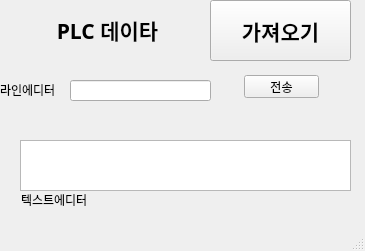
<?xml version="1.0" encoding="UTF-8"?>
<ui version="4.0">
 <class>MainWindow</class>
 <widget class="QMainWindow" name="MainWindow">
  <property name="geometry">
   <rect>
    <x>0</x>
    <y>0</y>
    <width>365</width>
    <height>251</height>
   </rect>
  </property>
  <property name="windowTitle">
   <string>MainWindow</string>
  </property>
  <widget class="QWidget" name="centralwidget">
   <widget class="QLabel" name="label">
    <property name="geometry">
     <rect>
      <x>17</x>
      <y>4</y>
      <width>181</width>
      <height>51</height>
     </rect>
    </property>
    <property name="font">
     <font>
      <family>Agency FB</family>
      <pointsize>16</pointsize>
      <weight>75</weight>
      <bold>true</bold>
     </font>
    </property>
    <property name="text">
     <string>PLC 데이타</string>
    </property>
    <property name="alignment">
     <set>Qt::AlignCenter</set>
    </property>
   </widget>
   <widget class="QPushButton" name="pushButton">
    <property name="geometry">
     <rect>
      <x>210</x>
      <y>0</y>
      <width>141</width>
      <height>61</height>
     </rect>
    </property>
    <property name="font">
     <font>
      <family>Agency FB</family>
      <pointsize>16</pointsize>
      <weight>75</weight>
      <bold>true</bold>
     </font>
    </property>
    <property name="text">
     <string>가져오기</string>
    </property>
   </widget>
   <widget class="QTextEdit" name="textEdit">
    <property name="geometry">
     <rect>
      <x>20</x>
      <y>140</y>
      <width>331</width>
      <height>51</height>
     </rect>
    </property>
   </widget>
   <widget class="QLineEdit" name="lineEdit">
    <property name="geometry">
     <rect>
      <x>70</x>
      <y>80</y>
      <width>141</width>
      <height>21</height>
     </rect>
    </property>
   </widget>
   <widget class="QLabel" name="label_3">
    <property name="geometry">
     <rect>
      <x>21</x>
      <y>192</y>
      <width>81</width>
      <height>16</height>
     </rect>
    </property>
    <property name="text">
     <string>텍스트에디터</string>
    </property>
   </widget>
   <widget class="QLabel" name="label_2">
    <property name="geometry">
     <rect>
      <x>0</x>
      <y>80</y>
      <width>71</width>
      <height>20</height>
     </rect>
    </property>
    <property name="text">
     <string>라인에디터</string>
    </property>
   </widget>
   <widget class="QPushButton" name="pushButton_2">
    <property name="geometry">
     <rect>
      <x>244</x>
      <y>75</y>
      <width>75</width>
      <height>23</height>
     </rect>
    </property>
    <property name="text">
     <string>전송</string>
    </property>
   </widget>
  </widget>
  <widget class="QMenuBar" name="menubar">
   <property name="geometry">
    <rect>
     <x>0</x>
     <y>0</y>
     <width>365</width>
     <height>21</height>
    </rect>
   </property>
  </widget>
  <widget class="QStatusBar" name="statusbar"/>
 </widget>
 <resources/>
 <connections/>
</ui>
